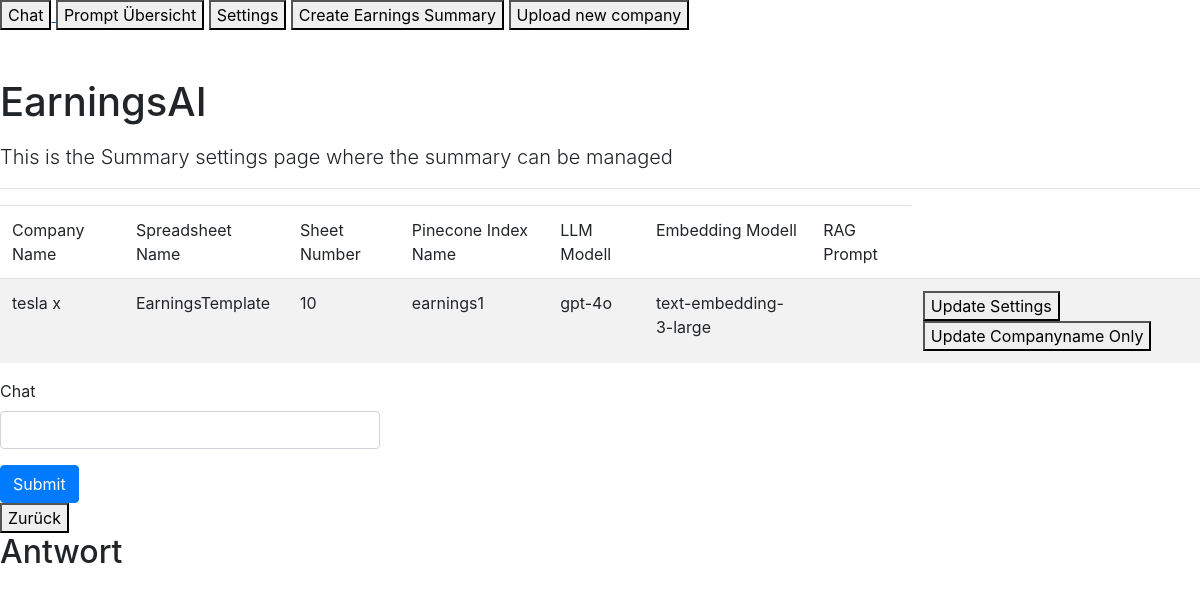
The app's page /chat, older data.
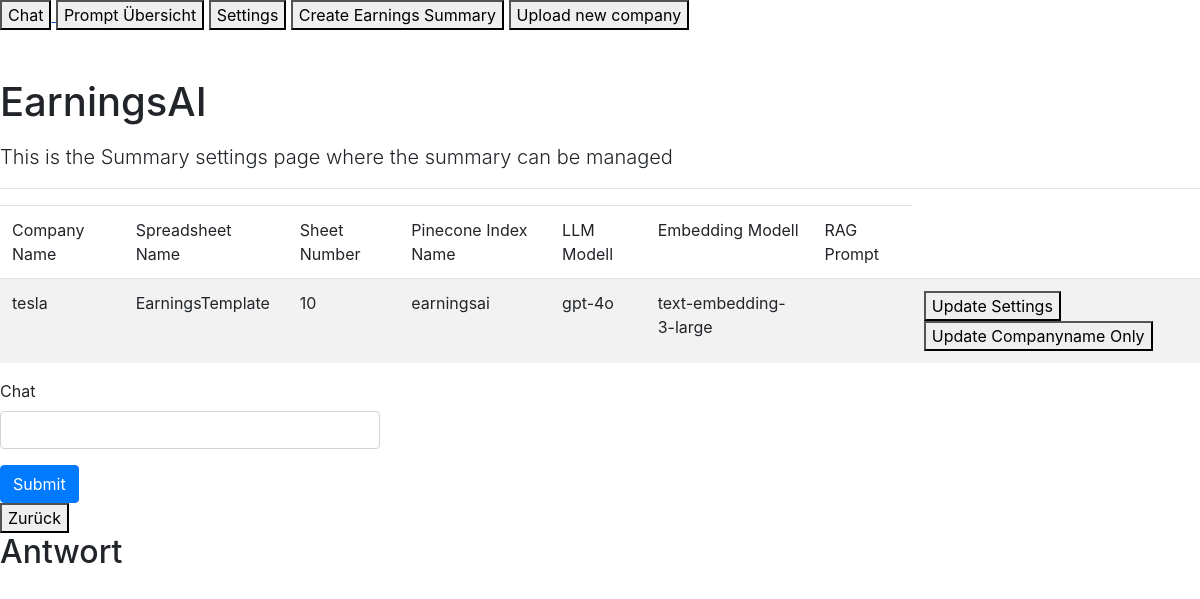
The same page, newer data.
### app/models.py (models this page shows)
class SummarySettings(db.Model):
    id = db.Column(db.Integer, primary_key=True)
    companyname = db.Column(db.String(80), nullable=False)
    companyname2 = db.Column(db.String(80), nullable=False)
    companyname3 = db.Column(db.String(80), nullable=False)
    gsheetname = db.Column(db.String(400), nullable=False)
    gsheetno = db.Column(db.String(400), nullable=False)
    indexname = db.Column(db.String(400), nullable=False)
    llm = db.Column(db.String(400), nullable=False)
    embedding = db.Column(db.String(400), nullable=False)
    rag_prompt = db.Column(db.String(400), nullable=False)

### app/routes.py (the view)
@app.route('/chat', methods=['GET', 'POST'])
def chat():
    form = ChatForm()
    settings= SummarySettings.query.filter_by(id=1).first_or_404()
    res= ChatAnswer
    if form.validate_on_submit():
        query = form.query.data
        print(query)
        answer = askchat(settings, query)
        print(answer)
        res.content = answer.content
    return render_template('chat.html', settings=settings, form = form, res = res)

### app/forms.py
class ChatForm(FlaskForm):
    query = StringField('Chat')
    submit = SubmitField('Submit')

### templates/chat.html (shortened to what this page needs)
{% extends "base.html" %}
{% from 'bootstrap/form.html' import render_form, render_field %}
{% block content %}
      <h1 class="pt-5 pb-2">EarningsAI</h1>
      <p class="lead">This is the Summary settings page where the summary can be managed </p>
      <hr>
          <div>
<table id="data" class="table table-striped">
    <thead>
        <tr>
            <td>Company Name</td>
            <td>Spreadsheet Name</td>
            <td>Sheet Number</td>
            <td>Pinecone Index Name</td>
            <td>LLM Modell</td>
            <td>Embedding Modell</td>
            <td>RAG Prompt</td>
        </tr>
    </thead>
<tbody>
    <tr>
        <td>{{settings.companyname}}</td>
        <td>{{settings.gsheetname}}</td>
        <td>{{settings.gsheetno}}</td>
        <td>{{settings.indexname}}</td>
        <td>{{settings.llm}}</td>
        <td>{{settings.embedding}}</td>
        <td></td>
        <td><a href='/editsettings' >
            <button class="GFG">
                Update Settings
            </button>
        </a>
        <a href='/updatecompanies' >
            <button class="GFG">
                Update Companyname Only
            </button>
        </a>
        </td>
    </tr>
</tbody>
</table>
</div>
<div class="row">
    <div class="col-md-4">
        {{ render_form(form)}}
    </div>
</div>
<a href= "/" >
    <button class="GFG">
     Zurück
    </button>
</a>
<h2>Antwort</h2>
{% endblock %}

### templates/base.html (shortened to what this page needs)
<!doctype html>
<html lang="en">
    <head>
        {% block head %}
        {% block styles %}
            {{ bootstrap.load_css() }}
        {% endblock %}
        {% endblock %}
    </head>
    <body>
        <div>
            <a href='/chat' >
                <button class="GFG">
                Chat
                </button>
            </a>
            <a href='/edit' >
                <button class="GFG">
                Prompt Übersicht
                </button>
            </a>
            <a href='/editsettings' >
                <button class="GFG">
                Settings
                </button>
            </a>
            <a href='/' >
                <button class="GFG">
                Create Earnings Summary
                </button>
            </a>
            <a href='/upload' >
                <button class="GFG">
                Upload new company
                </button>
            </a>
        </div>
        {% block content %}
        {% endblock %}
    </body>
</html>

Row changes from the older to the newer data that the page shows:
changed SummarySettings "EarningsTemplate": companyname "tesla x" → "tesla"; indexname "earnings1" → "earningsai"
